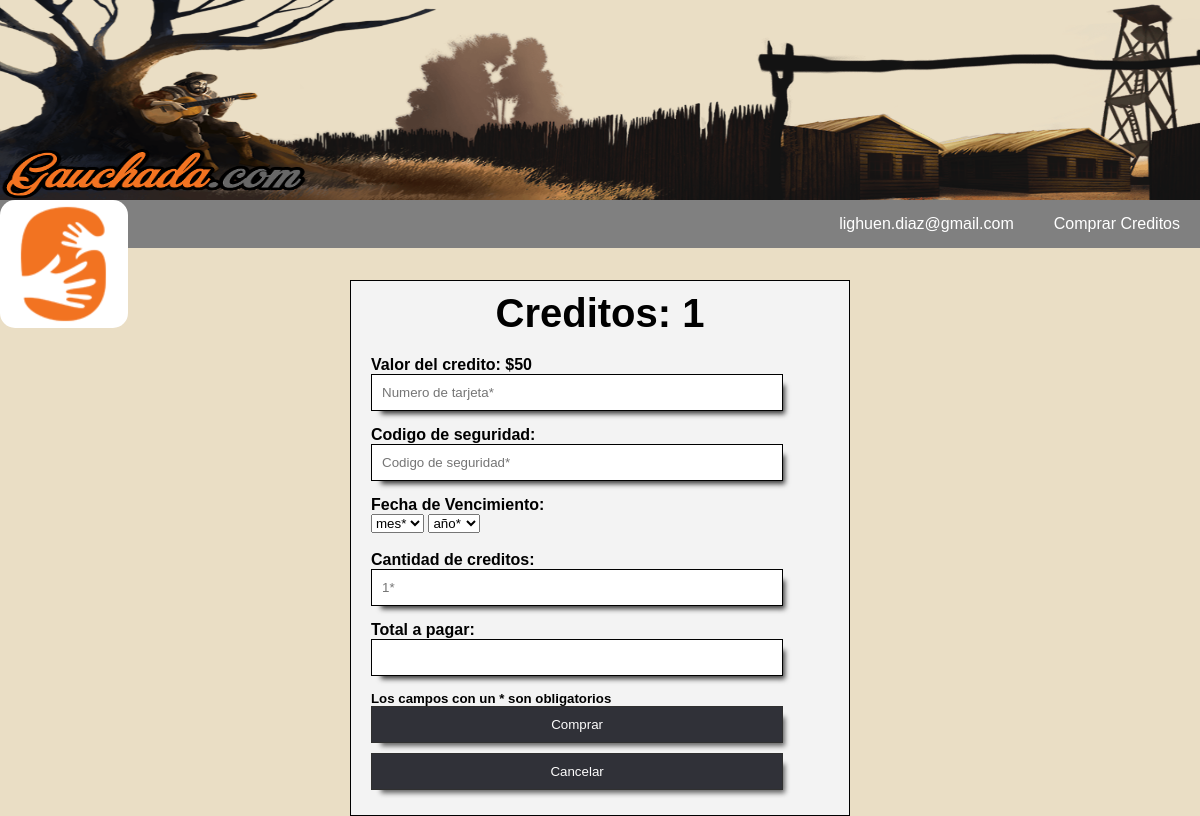
The app's page /php/comprar.php?usid=1 (signed in), older data.
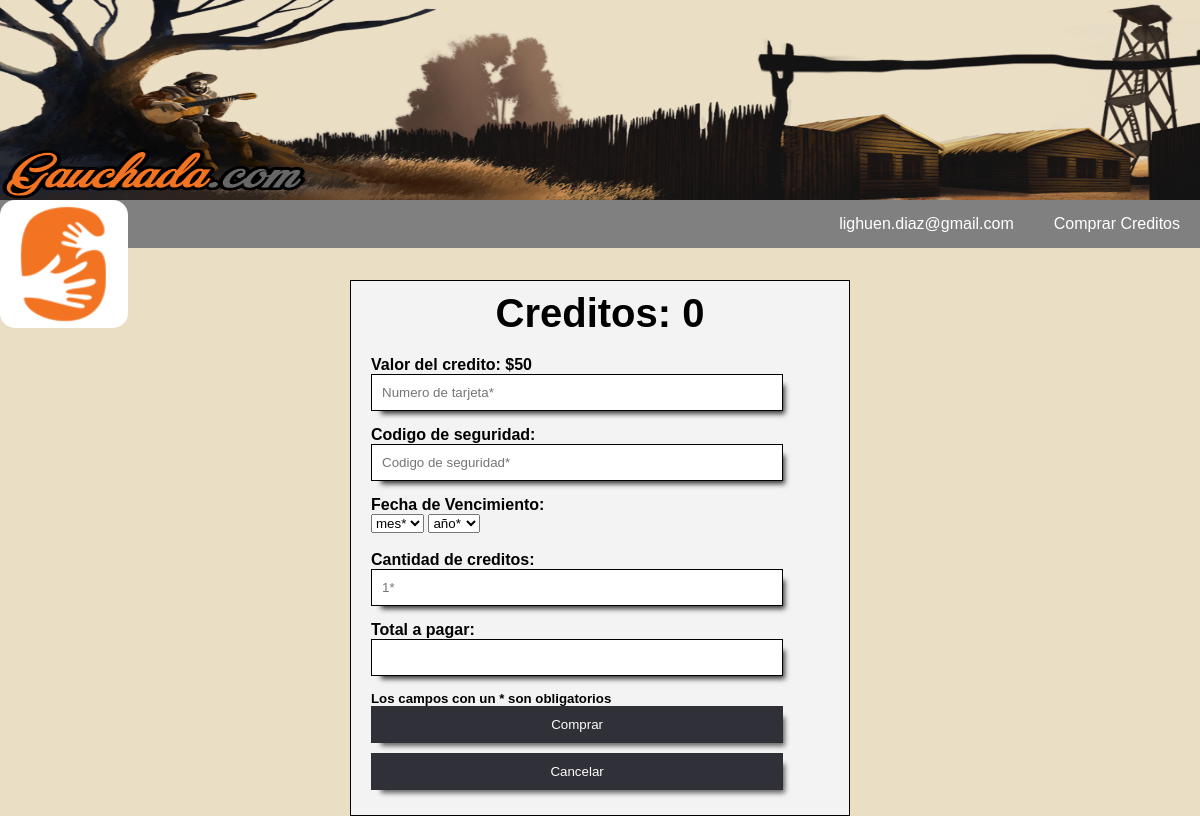
The same page, newer data.
### tables this page shows
CREATE TABLE `usuarios` (
  `id_usuario` int(10) NOT NULL,
  `email` varchar(40) NOT NULL,
  `clave` varchar(20) NOT NULL,
  `nombre` varchar(20) NOT NULL,
  `apellido` varchar(20) NOT NULL,
  `nacimiento` date NOT NULL,
  `telefono` int(15) NOT NULL,
  `creditos` int(10) NOT NULL DEFAULT '1',
  `baneado` tinyint(1) NOT NULL DEFAULT '0',
  `adeuda` int(10) NOT NULL DEFAULT '0'
);

### php/comprar.php (the view, shortened to what this page needs)
<html>
<head>
</head>
<body>
<?php
	include("conexion.php");
	include("menu.php");
	$usrid = $_GET['usid'];
?>
<?php
	$consulcredi = "SELECT * FROM usuarios WHERE id_usuario=$usrid";
	$resulcredi = mysqli_query($conexion, $consulcredi);
	$totcredi = mysqli_fetch_assoc($resulcredi);
?>
	<form action='/php/enviarcompra.php' method='POST' class="creditos" oninput="return validarnumero();">
		<h2>Creditos: <?php echo $totcredi['creditos']; ?> </h2>
		<h4>Valor del credito: $50</h4>
		<input type="text" onkeypress='return event.charCode >= 48 && event.charCode <= 57' id="numtarjeta" name='numtarjeta' minlength="16" maxlength="16" placeholder='Numero de tarjeta*' required>
        <h4>Codigo de seguridad:</h4>
		<input type='text' onkeypress='return event.charCode >= 48 && event.charCode <= 57' id="codtarjeta" name='codtarjeta' minlength="3" maxlength="4" placeholder='Codigo de seguridad*' required>
        <h4>Fecha de Vencimiento:</h4>
		<select id="idmodelo" name="mes" required>
            <option value>mes*</option> ==$0
        </select>
        <select id="idmodelo" name="anio" required >
            <option value>año*</option> ==$0
        </select>
        <p> <br/></p>
        <h4>Cantidad de creditos:</h4>
	    <input type='number' min="1" oninput="return calcularcreditos();" id="cantcredi" name='cantcredi' placeholder='1*' required>
	    <h4>Total a pagar: </h4><input type='text' id="total" readonly="readonly" name='total'>
        <h5>Los campos con un * son obligatorios</h5>
	    <input type='submit' value='Comprar'>
	    <input type='reset' value='Cancelar'>
	</form>
</body>
</html>

### php/menu.php (shortened to what this page needs)
<head>
    <link rel="stylesheet" href="/css/menu.css">
</head>
<header>
    <IMG class="banner" SRC="/img/ban1(new).jpg">
    <a href="/index.php"><IMG class="logo" SRC="/img/logo.png"></a>
    <nav class="menu">
        <ul class= "accesos">
            <?php
                include('conexion.php');
                if(isset($_SESSION['estado']) && $_SESSION['estado']=='logeado'){
                    $userid = $_SESSION['usuario'];
                    $conuser = "SELECT * FROM usuarios WHERE id_usuario='$userid'";
                    $resuser = mysqli_query($conexion, $conuser);
                    $varuser= mysqli_fetch_assoc($resuser);
            ?>
                <li class='submenu'><a href="#"><?php echo $varuser['email']; ?></a>
                </li>
                <li><a href="/php/comprar.php?usid=<?php echo $userid; ?>">Comprar Creditos</a></li>
            <?php   }
                else { ?>
                    <li><a href="/php/usuarios/iniciar.php">Ingresar</a></li>
                    <li><a href="/php/usuarios/registro.php">Registrarse</a></li>
            <?php  }
            ?>
        </ul>
    </nav>
</header>

### css/menu.css (style rules this page uses)
body { background: #EADEC5; }
* { margin:0; padding:0; box-sizing: border-box; font-family: sans-serif; }
.banner { position: absolute; top: 0px; width: 100%; height: 200px; }
.menu { position: absolute; background: grey; top: 200px; width: 100%; }
.logo { position: absolute; top:200px; background: white; border-radius: 15px; left: 0px; z-index: 10; }
.menu ul { float: right; background: grey; display: flex; list-style: none; }
.menu a { display: block; padding: 15px 20px; color: #fff; text-decoration: none; }
.creditos { margin: auto; margin-top: 280px; width: 500px; max-width: 500px; background: #F3F3F3; padding: 10px 20px; box-sizing:border-box; border: 1px solid rgba(0,0,0,2); color:black; }
.creditos h2 { text-align: center; margin: 0; font-size:40px; margin-bottom: 20px; }
.creditos input { display: block; width: 90%; padding: 10px; margin-bottom: 15px; box-shadow: 6px 7px 5px -4px rgba(0,0,0,0.75); border: 1px solid #000000; }
.creditos input[type="submit"] { background: rgba(0,1,10,2); color: white; opacity: 0.8; cursor: pointer; margin-bottom: 0; }
.creditos input[type="reset"] { background: rgba(0,1,10,2); margin-top: 10px; color: white; opacity: 0.8; cursor: pointer; }

Row changes from the older to the newer data that the page shows:
changed usuarios "lighuen.diaz@gmail.com": creditos "1" → "0"
